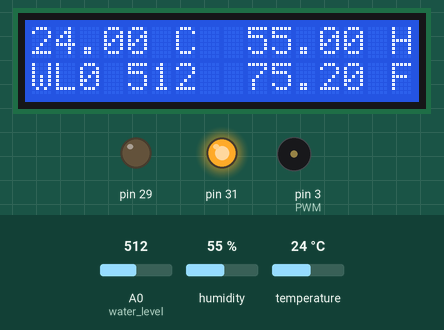
Simulated run of this sketch. Board: Arduino Mega 2560, built with avr-gcc and run on an emulated ATmega2560. Parts: 16×2 character LCD, output pins drawn as LEDs (lit = HIGH), buzzer (waves = sounding). The test bench sets the inputs (shaded band); at power-on: A0 (water_level) = 512, humidity 55 %, temperature 24 °C. What the sketch prints to the serial monitor is not drawn.

Above: at 1.2 s.
1.3 s: A0 (water_level) set to 233
At 2.6 s:
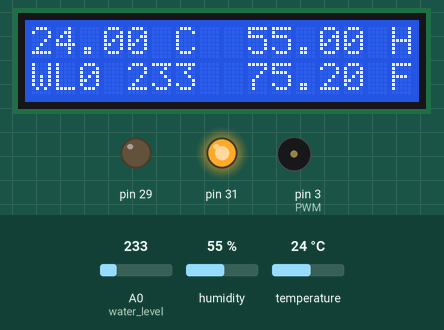
2.9 s: A0 (water_level) set to 196
At 3.4 s:
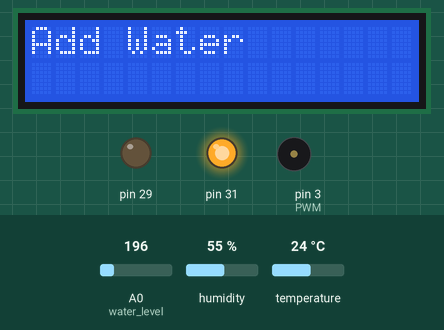
5.5 s: A0 (water_level) set to 1023
At 6.1 s:
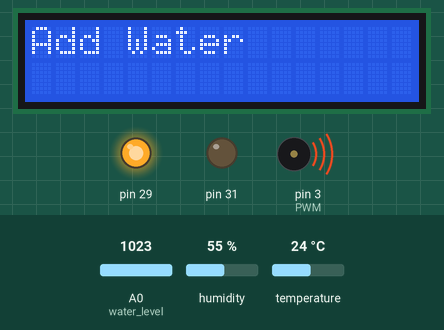
11.6 s: humidity set to 22 %
At 14.3 s:
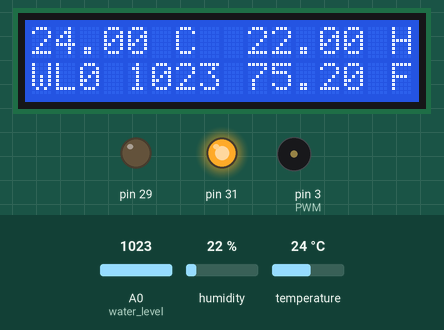
15.0 s: temperature set to 11 °C
At 16.3 s:
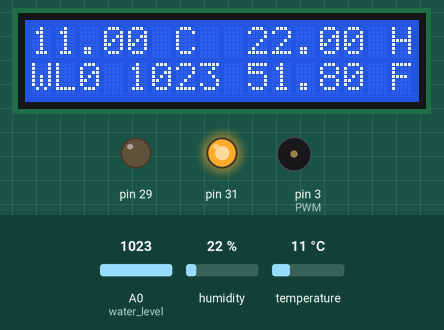
17.1 s: temperature set to 8 °C
At 18.3 s:
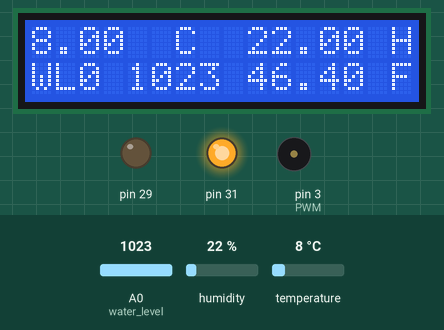
Timing chart, 0 to 20.1 s (numbered marks = the images above; inputs shaded):
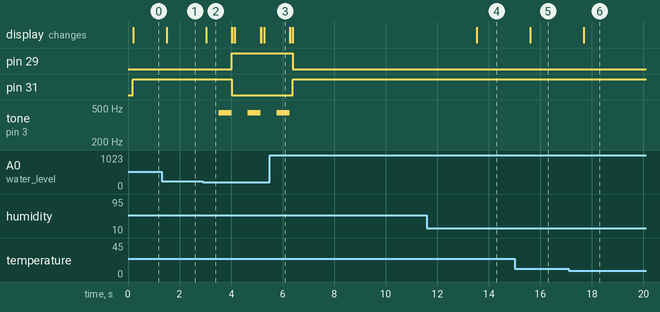

The sketch:

finalproject.ino
```cpp
//buzzer
const int PWM = 3 ;

//water sensor
int water_level /*adc_id*/ = 0; //the level first starts at 0 water sensor goes to analog pin 0
int HistoryValue = 0;
char printBuffer[128];

//temperature sensor libraries
#include "SimpleDHT.h"
#include "DHT.h"
#include "DHT_U.h"

//remote from the examples on the arduino cd
//#include <IRremote.h>


//www.elegoo.com
//2016.12.9

//#include "IRremote.h"

//int receiver = 51; // Signal Pin of IR receiver to Arduino Digital Pin 4

/*-----( Declare objects )-----*/

//IRrecv irrecv(receiver);     // create instance of 'irrecv'
//decode_results results;      // create instance of 'decode_results'

/*-----( Function )-----*/

//void translateIR() // takes action based on IR code received

// describing Remote IR codes
/*
{

  switch(results.value)

  {
  case 0xFFA25D: Serial.println("POWER"); break;
  case 0xFFE21D: Serial.println("FUNC/STOP"); break;
  case 0xFF629D: Serial.println("VOL+"); break;
  case 0xFF22DD: Serial.println("FAST BACK");    break;
  case 0xFF02FD: Serial.println("PAUSE");    break;
  case 0xFFC23D: Serial.println("FAST FORWARD");   break;
  case 0xFFE01F: Serial.println("DOWN");    break;
  case 0xFFA857: Serial.println("VOL-");    break;
  case 0xFF906F: Serial.println("UP");    break;
  case 0xFF9867: Serial.println("EQ");    break;
  case 0xFFB04F: Serial.println("ST/REPT");    break;
  case 0xFF6897: Serial.println("0");    break;
  case 0xFF30CF: Serial.println("1");    break;
  case 0xFF18E7: Serial.println("2");    break;
  case 0xFF7A85: Serial.println("3");    break;
  case 0xFF10EF: Serial.println("4");    break;
  case 0xFF38C7: Serial.println("5");    break;
  case 0xFF5AA5: Serial.println("6");    break;
  case 0xFF42BD: Serial.println("7");    break;
  case 0xFF4AB5: Serial.println("8");    break;
  case 0xFF52AD: Serial.println("9");    break;
  case 0xFFFFFFFF: Serial.println(" REPEAT");break;

  default:
    Serial.println(" other button");

  }// End Case

  delay(500); // Do not get immediate repeat


} //END translateIR

/*
  The circuit:
 * LCD RS pin to digital pin 7
 * LCD Enable pin to digital pin 8
 * LCD D4 pin to digital pin 9
 * LCD D5 pin to digital pin 10
 * LCD D6 pin to digital pin 11
 * LCD D7 pin to digital pin 12
 * LCD R/W pin to ground
 * LCD VSS pin to ground
 * LCD VCC pin to 5V
 * 10K resistor:
 * ends to +5V and ground

 Library originally added 18 Apr 2008
 by David A. Mellis
 library modified 5 Jul 2009
 by Limor Fried (http://www.ladyada.net)
 example added 9 Jul 2009
 by Tom Igoe
 modified 22 Nov 2010
 by Tom Igoe
 modified 7 Nov 2016
 by Arturo Guadalupi
 http://www.arduino.cc/en/Tutorial/LiquidCrystalHelloWorld

*/

// include the library code:
#include <LiquidCrystal.h>

// initialize the library by associating any needed LCD interface pin
// with the arduino pin number it is connected to
const int rs = 7, en = 8, d4 = 9, d5 = 10, d6 = 11, d7 = 12;
LiquidCrystal lcd(rs, en, d4, d5, d6, d7);
#define DHTTYPE DHT11   // DHT 11
DHT dht(2, DHTTYPE); //put the pin number that senssor is connected to

//make sure RW is connected to ground
void setup() {
 Serial.begin(9600); //for water sensor

//Green LED
 pinMode(31, OUTPUT);
//red LED
 pinMode(29, OUTPUT);

  // set up the LCD's number of columns and rows:
  lcd.begin(16, 2);
  // Print a message to the LCD.
  lcd.print("");
  dht.begin(); //this makes sure the senor begins the measurments

 //remote
  //Serial.begin(9600);
  //Serial.println("IR Receiver Button Decode");
//  irrecv.enableIRIn(); // Start the receiver
}

void loop() {
  lcd.clear();
  // set the cursor to column 0, line 1
  // (note: line 1 is the second row, since counting begins with 0):
   float h = dht.readHumidity();  //this displays the humidity on LCD towards middle

  // Read temperature as Celsius (the default)
  lcd.setCursor (9,0),
  lcd.print(h);
  lcd.setCursor (15,0),
  lcd.print("H");
  lcd.setCursor(9,0 ); //(column then number)
  //Serial.print(h); //prints humidity in serial monitor
  float t = dht.readTemperature(); // this displays the temperature in celcius
  lcd.setCursor (0,0),
  lcd.print(t);
  lcd.setCursor (6,0),
  lcd.print("C");
  lcd.setCursor(0, 1);
  //Serial.print(t); //prints celcius in serial monitor
  float f = dht.readTemperature(true); //this displays the temperature in fahrenheit
  lcd.setCursor (9,1),
  lcd.print(f);
  lcd.setCursor (15,1),
  lcd.print("F");
  lcd.setCursor(0, 1);
  //Serial.print(f); //prints fahrenheit in serial monitor

//displays TEMPDIS
 lcd.setCursor(0,1),
 lcd.print(printBuffer); //this shows the amount of Bytes the program takes up

//water sensor
int value = analogRead(water_level); // get water_level value

    if(((HistoryValue>=value) && ((HistoryValue - value) > 10)) || ((HistoryValue<value) && ((value - HistoryValue) > 10)))
    {
      sprintf(printBuffer,"WL%d %d",water_level, value); //prints the value of the water level. /n creates the new line(for serial monitor)
      Serial.print(printBuffer); //prints the message above
      HistoryValue = value;
    }

  delay(100); // Check for new value every 1 sec
  //green LED
  if(value >= 230){
    digitalWrite(31, HIGH); //digital port 31 Green
    digitalWrite(29, LOW); //digital port 31
}

//buzzer goes off if system is stable or not also the lcd prints to add water.
  if(value < 215){
      lcd.clear();
      lcd.print("Add Water");
      //lcd.clear();
      delay(500);
      tone (PWM,440,500);
      delay(500);
      digitalWrite(29, HIGH); //digital port 29 turns on red for unstable
      digitalWrite(31, LOW); //digital port 31 shuts off green
      lcd.clear();
}//buzz

//remote
/*
if (irrecv.decode(&results)) // have we received an IR signal?

  {
    translateIR();
    irrecv.resume(); // receive the next value
  } */
/*
//Green LED
digitalWrite(31, HIGH); //digital port 31
//red LED
digitalWrite(29, HIGH); //digital port 29
*/
}
```

Measured:
- the behaviour switches between 215 and 214 on A0 (water_level) (found by bisection; images 1 and 2)
- after the input at 1.3 s, the display: changes after 0.20 s (image 1)
- after the input at 2.9 s, pin 29: LOW → HIGH after 1.1 s; pin 31: HIGH → LOW after 1.1 s; tone on pin 3 (PWM): alternates 440 Hz for 0.50 s and silent for 0.61 s, starting after 0.63 s; the display: changes after 0.13 s (image 2)
- after the input at 5.5 s, pin 29: HIGH → LOW after 0.89 s; pin 31: LOW → HIGH after 0.89 s; tone on pin 3 (PWM): goes on until 6.3 s, then stays silent
- after the input at 11.6 s, the display: changes after 1.9 s (image 4)
- after the input at 15.0 s, the display: changes after 0.60 s (image 5)
- after the input at 17.1 s, the display: changes after 0.58 s (image 6)
